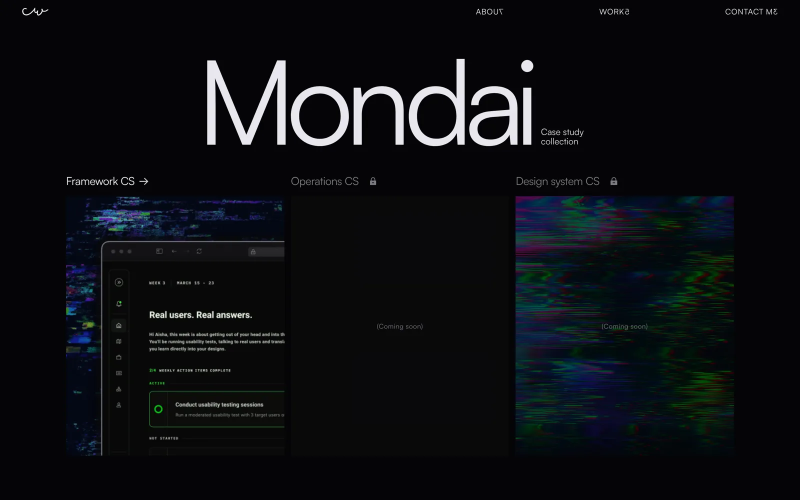
#> input picture reports/review-board-2026-11-27/page/img/collection-1440.webp, 1600 x 1000 px (shown at 1/2 size)
$ python rebuild.py ../../review-board-2026-11-27/page/img/collection-1440.webp ../../review-board-2026-11-27/page/img/collection-390.webp ../../review-board-2026-11-27/page/img/collection-390.webp ../../review-board-2026-11-27/page/img/collection-390.webp 1.0
#> lines starting #> are read from the running program, lines starting #| are printed output that depends on the picture; after the words box and inside, x2 and y2 are one past the last pixel; in counts of white or black regions, pixels touching at a corner belong together
"""Rebuild the Rescheduling popover image (Figma 6331:24278) at 2x with the dimming gradient
starting under the selected card instead of halfway through it.

Inputs, all 2x exports from Figma file 5RO0m4bYYrTvbiaOgaU3tI:
  current  the shipped image (export of the whole group, used for the frame border and corners)
  list     6331:24279, the Action item list plus its blur blob (no gradient, no popover)
  popover  6331:24377, the popover, exported on black with its shadow baked in
Usage: python3 rebuild.py current.png list.png popover.png out.png [gradient_top_1x]
"""
import sys
import numpy as np
from PIL import Image, ImageDraw, ImageFilter

cur_p, list_p, pop_p, out_p = sys.argv[1:5]
TOP = float(sys.argv[5]) if len(sys.argv) > 5 else 159.1   # bottom edge of "Synthesize usability findings" card
S = 2                                    # export scale
OX, OY = 1, 1                            # frame origin inside the current export (outside stroke)
cur = np.asarray(Image.open(cur_p).convert('RGB')).astype(np.float64)
H, W, _ = cur.shape
#> H = 1000; W = 1600
L = np.asarray(Image.open(list_p).convert('RGB')).astype(np.float64)
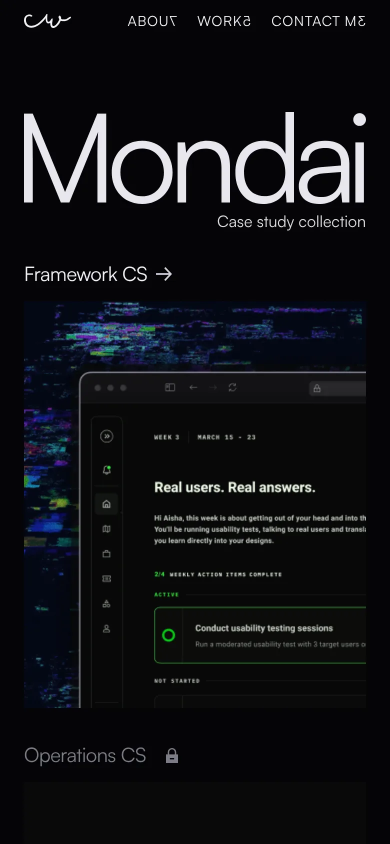
#> input picture reports/review-board-2026-11-27/page/img/collection-390.webp, 780 x 1688 px (shown at 1/2 size)
P = np.asarray(Image.open(pop_p).convert('RGB')).astype(np.float64)
C = np.array([4, 4, 5.])                 # gradient colour #040405 from Rectangle 2982

# 1. card list, placed where it sits in the shipped export (measured offset 1,4)
base = np.full_like(cur, 4.0)
lh, lw = min(L.shape[0], H - 4), min(L.shape[1], W - 1)
#> lh = 996; lw = 780
base[4:4 + lh, 1:1 + lw] = L[:lh, :lw]
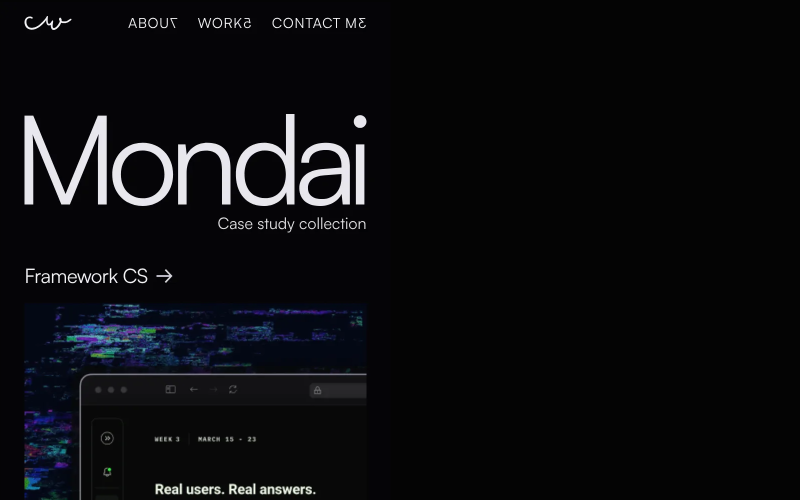
#> base: shape (1000, 1600, 3) float64 (shown at 1/2 size); mean R, G, B 12.6, 12.9, 15.4

# 2. dimming gradient: Figma's stops and colour, but the rect now starts at the selected card's
#    bottom edge and fades in from 0% so it has no hard top edge.
#    Figma: 26% at top, 74% at 12.2% (53px), 100% at 522px. New: 0% at TOP, 74% at TOP+53, 100% at 522.
def alpha(yf):
    if yf <= TOP: return 0.0
    k = TOP + 53.0
    if yf < k:
        t = (yf - TOP) / 53.0
        return 0.74 * (t * t * (3 - 2 * t))          # smoothstep so the start has no visible edge
    return min(1.0, 0.74 + (yf - k) / (522.0 - k) * 0.26)
a = np.array([alpha((y - OY) / S) for y in range(H)])[:, None, None]
#> a = 1000 values from 0 to 0.987
img = base * (1 - a) + C * a

# 3. popover drop shadow, rebuilt from Figma's effect: 0 8.27 blur 14.39 spread 11.58 black 47%
px, py, pw, ph, pr = 135.5, 152.0, 353.9, 328.9, 9.926
sp, dy, blur = 11.58, 8.2717, 14.3928
m = Image.new('L', (W, H), 0)
#> m: PIL image 1600x1000 L; every value is 0
ImageDraw.Draw(m).rounded_rectangle(
    [OX + (px - sp) * S, OY + (py - sp + dy) * S, OX + (px + pw + sp) * S, OY + (py + ph + sp + dy) * S],
    radius=(pr + sp) * S, fill=255)
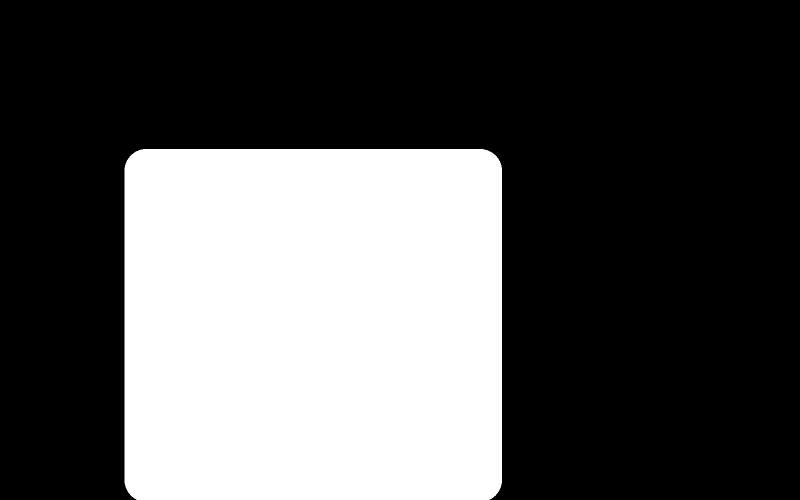
#> m: PIL image 1600x1000 L (shown at 1/2 size); 33% white; 1 white region, box (x1, y1, x2, y2) and area: (249, 298, 1004, 1000) 528611
m = m.filter(ImageFilter.GaussianBlur(blur * S / 2))
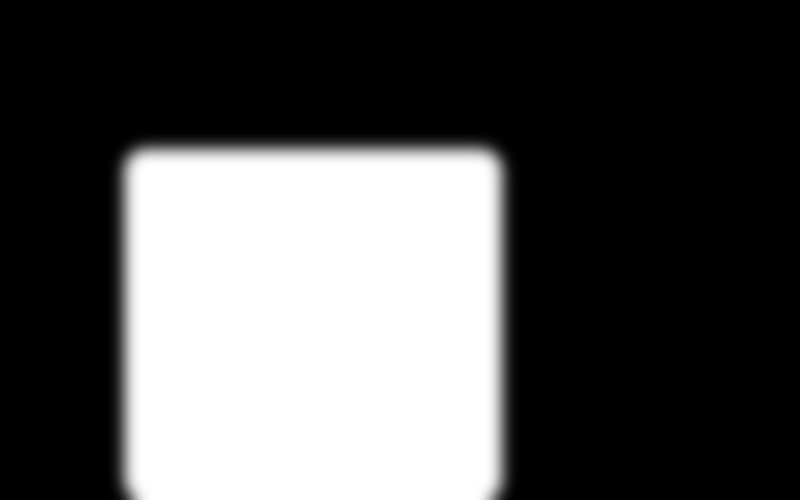
#> m: PIL image 1600x1000 L (shown at 1/2 size); min 0, max 255, mean 84.2
sh = (np.asarray(m).astype(np.float64) / 255 * 0.47)[:, :, None]
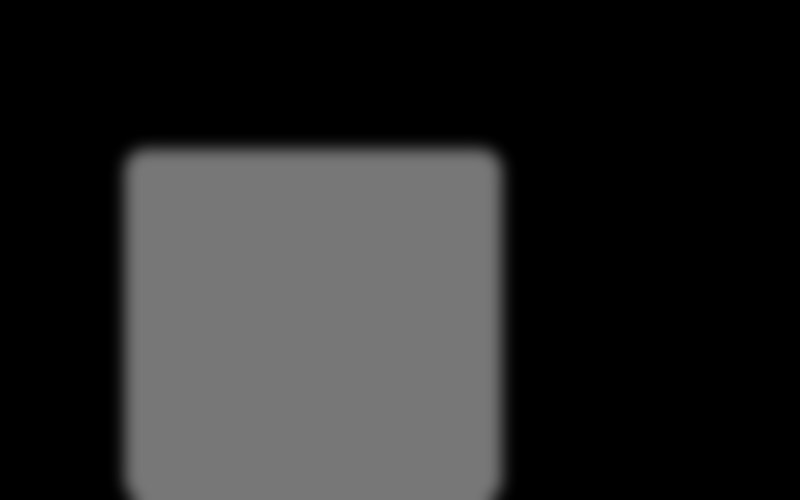
#> sh: shape (1000, 1600, 1) float64 (shown at 1/2 size); min 0, max 0.47, mean 0.155
img = img * (1 - sh)

# 4. popover body from its own export (offset 108.7,133.5 render bounds), stroke outside 0.83px
pm = Image.new('L', (W, H), 0)
so = 0.827
ImageDraw.Draw(pm).rounded_rectangle(
    [OX + (px - so) * S, OY + (py - so) * S, OX + (px + pw + so) * S - 1, OY + (py + ph + so) * S - 1],
    radius=(pr + so) * S, fill=255)
#> pm: PIL image 1600x1000 L; 29.3% white; 1 white region, box (x1, y1, x2, y2) and area: (270, 303, 981, 964) 469543
pm = (np.asarray(pm.filter(ImageFilter.GaussianBlur(0.5))).astype(np.float64) / 255)[:, :, None]
#> pm: shape (1000, 1600, 1) float64
pop_full = np.zeros_like(img)
x0, y0 = 272 - 54, 305 - 37              # measured: popover body at 272,305 in the export, 54,37 in its own
ys, xs = slice(max(0, y0), min(H, y0 + P.shape[0])), slice(max(0, x0), min(W, x0 + P.shape[1]))
pop_full[ys, xs] = P[ys.start - y0:ys.stop - y0, xs.start - x0:xs.stop - x0]
img = img * (1 - pm) + pop_full * pm
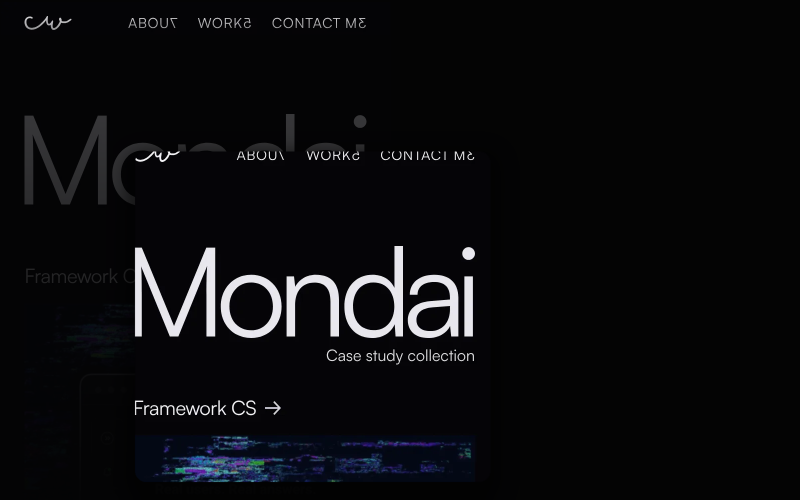
#> img: shape (1000, 1600, 3) float64 (shown at 1/2 size); mean R, G, B 11.6, 11.7, 14.1

# 5. keep the shipped frame border and rounded corners: paste only the frame interior
fm = Image.new('L', (W, H), 0)
ImageDraw.Draw(fm).rounded_rectangle([3, 3, W - 4, H - 4], radius=24, fill=255)
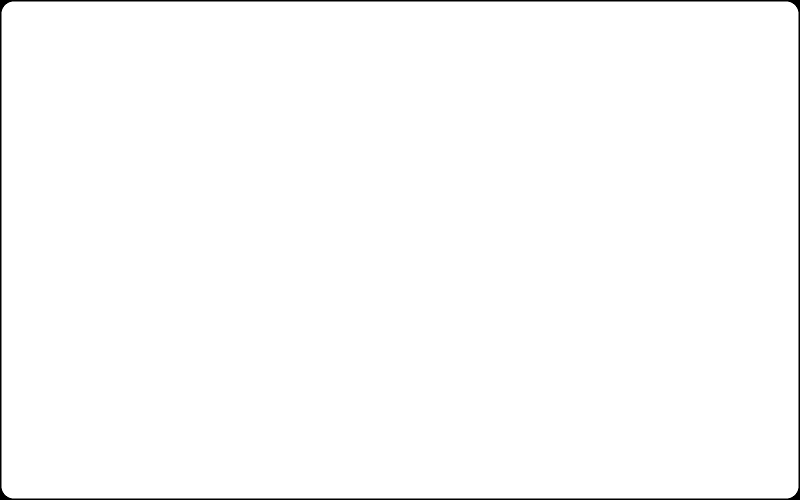
#> fm: PIL image 1600x1000 L (shown at 1/2 size); 99% white; 1 black region, box (x1, y1, x2, y2) and area: (0, 0, 1600, 1000) 16088
fm = (np.asarray(fm).astype(np.float64) / 255)[:, :, None]
out = cur * (1 - fm) + img * fm
Image.fromarray(np.clip(out.round(), 0, 255).astype(np.uint8)).save(out_p)
